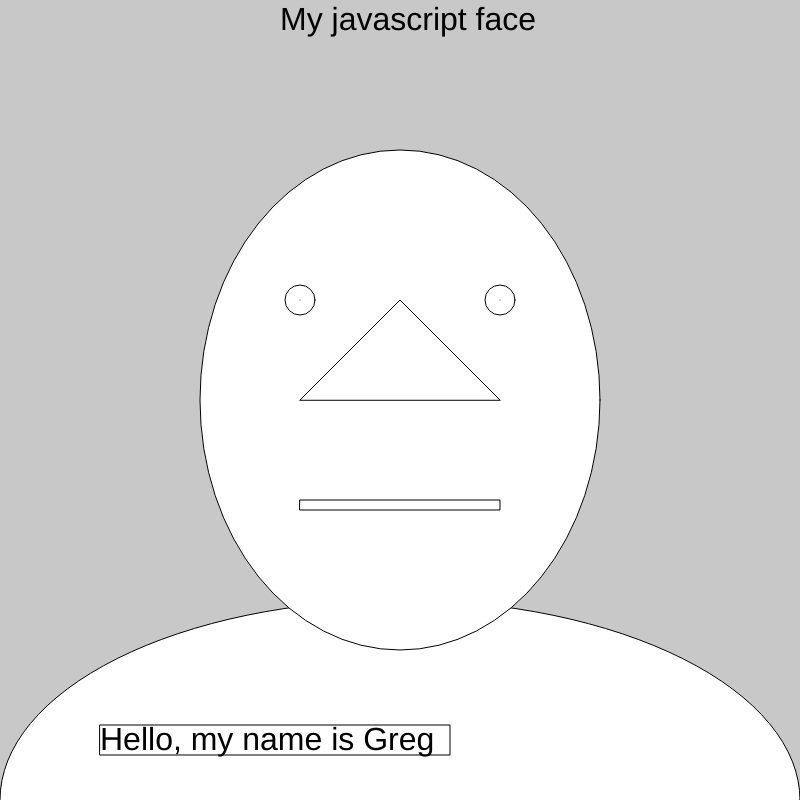
Frame 1 (no input)
Frame 60 (no input): identical to frame 1, image omitted
Frame 120 (the mouse pressed at the canvas centre since frame 60): identical to frame 1, image omitted

The p5.js sketch that drew this single still picture (run headless with seeded random() and noise() and a simulated clock; from frame 60 on, the mouse is pressed at the canvas centre):

// p5.js sketch
// ── sketch.js
function setup() {
    createCanvas(800, 800);
}
function draw() {
    background(220);
    console.log("hi");
}
function draw() {
    background(200);
    textSize(32);
    text('My javascript face', 280, 30);
    ellipse(400, 800, 800, 400);
    ellipse(400, 400, 400, 500);
    circle(300, 300, 30);
    circle(500, 300, 30);
    point(300, 300);
    point(500, 300);
    triangle(300, 400, 400, 300, 500, 400);
    rect(300, 500, 200, 10);
    rect(100, 725, 350, 30);
    text('Hello, my name is Greg', 100, 750);
}
// ── Week9.html
<html>
    <head>
        <script src="https://cdnjs.cloudflare.com/ajax/libs/p5.js/1.1.9/p5.min.js"></script>
        <script src="sketch.js"></script>
    </head>
    <body>
    </body>
</html>
